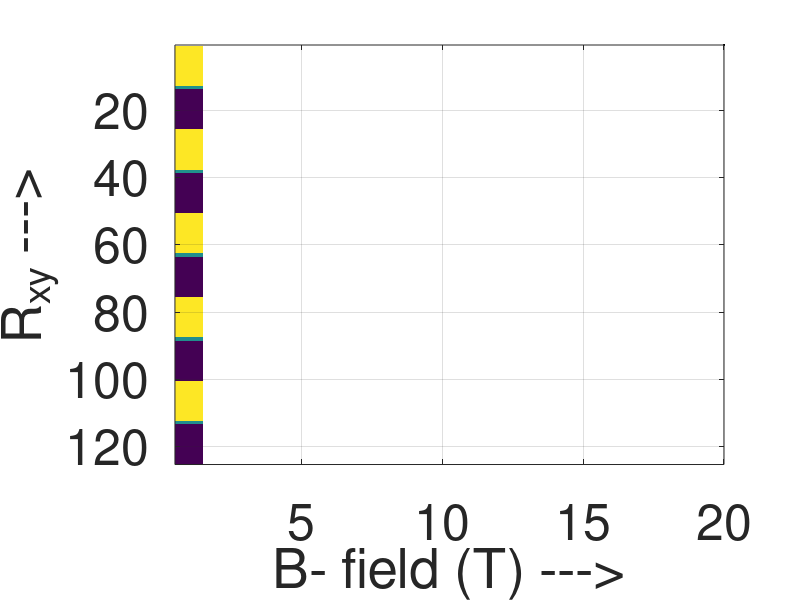

This figure's MATLAB source:
clear all
hbar =1.06e-34; q =1.6e-19; m =0.1*9.1e-31; qh=q/ hbar ;
a =2.5e-9; t0 =( hbar ^2) /(2* m*(a^2)*q);
NW =25; Np =5; L= zeros(Np);R=L;L(1 ,1)=1; R(Np ,Np)=1;
zplus =i*1e-12;

% Hamiltonian

al =4* t0;by=-t0;bx=-t0;
alpha = kron (eye(NW),al)+ kron(diag(ones(1,NW - 1) ...
,+1) ,by)+ kron ( diag ( ones (1,NW -1) ,-1),by');
alpha = alpha + diag ([1:1: NW ].*0) ;

EE=t0;ii =0; for B =20
    ii=ii +1; E(ii)=B;
    ig0 =( EE+ zplus )*eye(NW)-alpha ;
    if ii ==1
        gs1=inv(ig0);gs2=inv(ig0);end

    beta = kron ( diag ( exp (i*qh*B*a*a *[1:1: NW ])),bx);
    H= kron (eye(Np),alpha );
    if Np >1
        H=H+ kron ( diag ( ones (1,Np -1) ,+1) ,beta )+ kron ( diag ( ones ....
            (1,Np -1) ,-1),beta'); end

    change = 1;
    while change >5e-5
        Gs=inv (ig0 -beta'* gs1 * beta);
        change =sum (sum (abs (Gs -gs1 )))/( sum (sum (abs (gs1 )+abs(...
        Gs))));
        gs1 =0.5* Gs +0.5* gs1;
    end 
    sig1 =beta'* gs1 * beta ; sig1 = kron (L, sig1 ); gam1 =i*( sig1 -sig1');
    %subplot(1,3,1);imagesc(abs(sig1));subplot(1,3,2);imagesc(real(sig1));subplot(1,3,3);imagesc(imag(sig1));
    %pause(0.1);

    change = 1;
    while change >5e-5
        Gs=inv (ig0 -beta* gs2 * beta');
        change =sum (sum (abs (Gs -gs2 )))/( sum (sum (abs (gs2 )+abs(...
        Gs))));
        gs2 =0.5* Gs +0.5* gs2;
    end
    sig2 =beta* gs2 * beta'; sig2 = kron (R, sig2 ); gam2 =i*( sig2 -sig2');

    G=inv (( EE*eye(Np*NW))-H-sig1 - sig2 );
    Gn=G* gam1 *G';


    A=i*(G-G'); V= real ( diag (Gn ./A));
    Tcoh = real ( trace ( gam1 *G* gam2 *G'));TM=real(trace ( gam2*Gn));
    imagesc(V);
    pause(0.1);
    Y(ii) = (V(1) - V(NW))/Tcoh;ii
end

hold on
h= plot (E,Y,'k');
set(h,'linewidth' ,[3.0])
set(gca ,'Fontsize' ,[36])
xlabel ('B- field (T) --->')
ylabel ('R_{xy} --->')
grid on